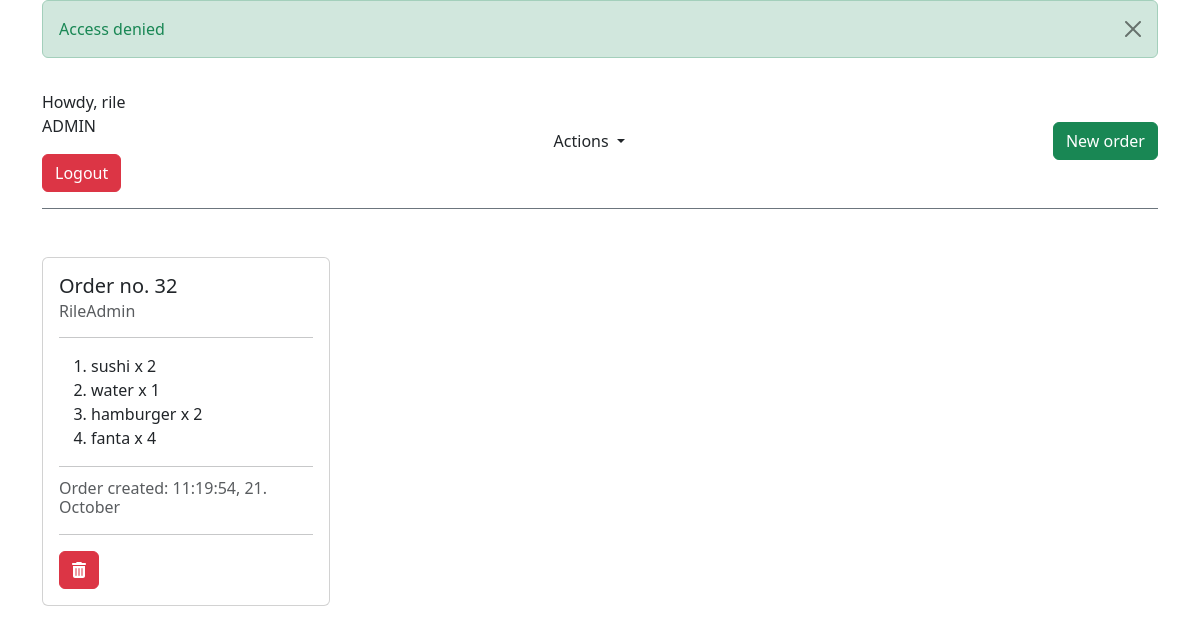
/dashboard.php (signed in), run on the app's committed database.
### tables this page shows
CREATE TABLE `users` (
  `id` int(11) NOT NULL,
  `username` varchar(255) NOT NULL,
  `email` varchar(255) NOT NULL,
  `password` varchar(255) NOT NULL,
  `role_id` int(11) NOT NULL,
  `created_at` date NOT NULL DEFAULT current_timestamp(),
  `is_deleted` tinyint(1) NOT NULL DEFAULT 0
);

CREATE TABLE `roles` (
  `id` int(11) NOT NULL,
  `name` varchar(255) NOT NULL,
  `created_at` date NOT NULL DEFAULT current_timestamp(),
  `is_deleted` tinyint(1) NOT NULL DEFAULT 0
);

CREATE TABLE `foods_orders` (
  `foods_id` int(11) NOT NULL,
  `quantity` varchar(11) DEFAULT NULL,
  `orders_id` int(11) NOT NULL
);

CREATE TABLE `foods` (
  `id` int(11) NOT NULL,
  `name` varchar(255) NOT NULL,
  `category_id` int(11) NOT NULL,
  `created_at` date NOT NULL DEFAULT current_timestamp(),
  `is_deleted` tinyint(1) NOT NULL DEFAULT 0
);

### functions/functions.php (called while the page is built, shortened)
<?php
    function fetch_orders() {
        global $conn;
        $sql = "SELECT orders.id as id, users.username as username, foods.name as foods, categories.name as category, foods_orders.quantity as quantity, orders.created_at as created FROM `foods_orders` JOIN foods ON foods_orders.foods_id = foods.id JOIN orders ON foods_orders.orders_id = orders.id JOIN users ON orders.user_id = users.id JOIN categories ON foods.category_id = categories.id WHERE orders.is_deleted = 0 ORDER BY orders.created_at DESC;";
        $run = $conn->query($sql);
        $results = $run->fetch_all(MYSQLI_ASSOC);
        if(!empty($results)){
            return $results;
        }else{
            return false;
        }
    }
    function get_user($user_id){
        global $conn;
        $sql = "SELECT users.username, users.email, users.created_at, roles.id as role_id, roles.name as 'role' FROM `users` JOIN roles ON users.role_id = roles.id WHERE users.id = $user_id";
        $run = $conn->query($sql);
        return $run->fetch_assoc();
    }

### dashboard.php (the view, shortened to what this page needs)
<?php
    $role_whitelist = [1, 2];
    $user_id = $_SESSION["user_id"];
    $user = get_user($user_id);
?>
<!DOCTYPE html>
<html lang="en">
<head>
    <link href="https://cdn.jsdelivr.net/npm/bootstrap@5.3.1/dist/css/bootstrap.min.css" rel="stylesheet">
    <link rel="stylesheet" href="https://cdnjs.cloudflare.com/ajax/libs/font-awesome/6.4.2/css/all.min.css" />
</head>
<body>
    <div class="container">
        <header>
            <?php if(isset($_SESSION["message"])) : ?>
                <div class="alert alert-success alert-dismissible fade show" role="alert">
                    <span class="text-success"><?=$_SESSION["message"]?></span>
                    <button type="button" class="btn-close" data-bs-dismiss="alert" aria-label="Close"></button>
                </div>
            <?php endif; ?>
            <nav class="border border-secondary border-top-0 border-start-0 border-end-0 py-3 text-center d-flex justify-content-between align-items-center">
                <div class="text-start">
                    <p>Howdy, <?= $user['username']?> <br> <?= strtoupper($user['role']) ?></p>
                    <a href="logout.php" class="btn btn-danger">Logout</a>
                </div>
                <div>
                    <?php if($user["role_id"] == 1): ?>
                        <div class="dropdown">
                            <a class="nav-link dropdown-toggle" href="#" role="button" data-bs-toggle="dropdown" aria-expanded="false">
                                Actions
                            </a>
                        </div>
                    <?php endif ?>
                </div>
                <div>
                    <?php if(in_array($user["role_id"], $role_whitelist)) : ?>
                    <form action="create_order.php" method="post">
                        <button class="btn btn-success">New order</button>
                    </form>
                    <?php endif; ?>
                </div>
            </nav>
        </header>
        <main>
            <div class="row my-5">
            <?php
                $orders = fetch_orders();
                $orders_element = [];
                foreach($orders as $order){
                    $orders_element[$order['id']]['id']=$order['id'];
                    $orders_element[$order['id']]['username'] = $order['username'];
                    $orders_element[$order['id']]['created'] = $order['created'];
                    $orders_element[$order['id']]['foods'][]=array('foods'=>$order['foods'], 'quantity' => $order['quantity']);
                }
                foreach($orders_element as $element) : $id = $element["id"] ?>
                <div class="col-md-3">
                <div class="card" style="width: 18rem;" id="<?= $id ?>">
                        <div class="card-body">
                            <h5 class="card-title">Order no. <?= $id ?></h5>
                            <h6 class="card-subtitle mb-2 text-body-secondary"><?= $element["username"]?></h6>
                            <hr>
                            <ol>
                                <?php
                                    $foods = $element["foods"];
                                    foreach($foods as $food){
                                        echo '<li class="card-text">'.$food["foods"].' x ' . $food["quantity"] .'</li>';
                                    }
                                ?>
                            </ol>
                            <hr>
                            <h6 class="card-subtitle mb-2 text-body-secondary">Order created: <?= date('H:i:s, d. F', strtotime($element["created"]))?></h6>
                            <hr>
                            <a href="remove_order.php?id=<?=$id?>" class="btn btn-danger"><i class="fa-solid fa-trash-can"></i></a>
                        </div>
                    </div>
                </div>
                <?php endforeach;?>
            </div>
        </main>
    </div>
</body>
</html>

### data on the page
users: username "rile", role.name "ADMIN"
foods_orders: foods.name "sushi", quantity "2"
foods_orders: foods.name "water", quantity "1"
foods_orders: foods.name "hamburger", quantity "2"
foods_orders: foods.name "fanta", quantity "4"

### other printed values
$_SESSION["message"] "Access denied"
$id "32"
$element["username"] "RileAdmin"
date('H:i:s, d. F', strtotime($element["created"])) "11:19:54, 21. October"
